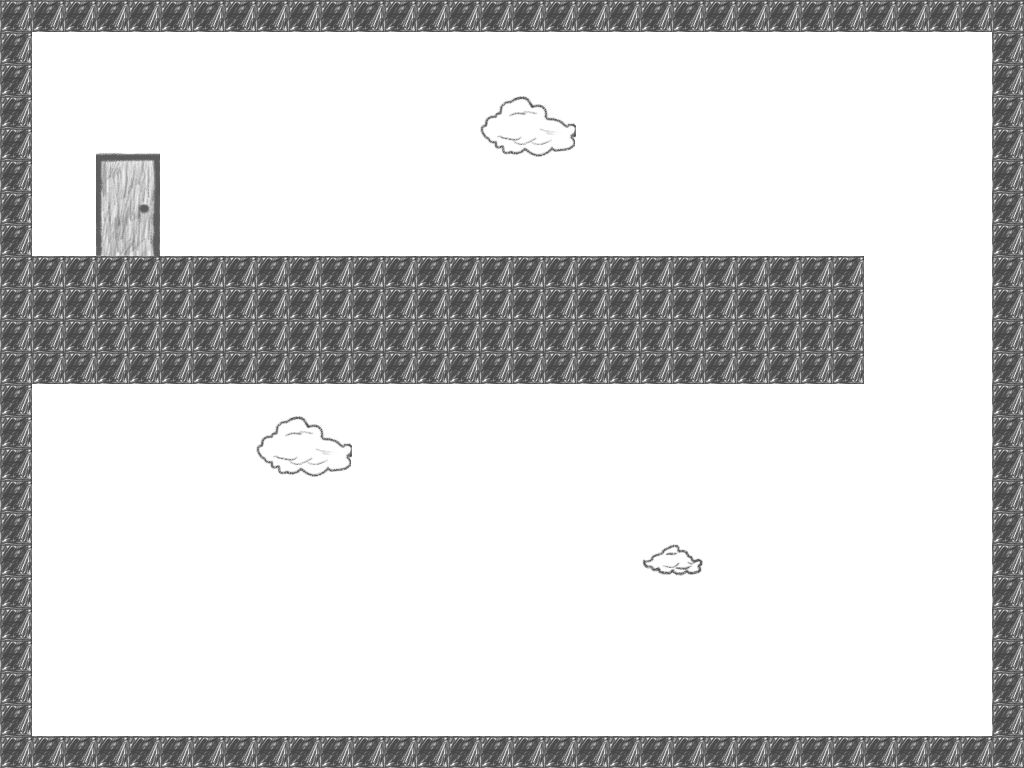

This is a level from a 2D game, rendered from its Tiled map with the project's own tilesets. A one-line summary and the map file follow, with tile-layer data summarised:
An orthogonal 32x24 tile map with 32x32 px tiles, 3 tile layers (tiles, Exit, collectibles) and 7 objects (SpawnPoint, ExitPoint).

<map version="1.0" orientation="orthogonal" width="32" height="24" tilewidth="32" tileheight="32">
 <tileset firstgid="1" name="Tilesheet" tilewidth="32" tileheight="32">
  <image source="Tilesheet.png" width="512" height="256" />
  <terraintypes>
   <terrain name="New Terrain" tile="-1" />
  </terraintypes>
  <tile id="6" terrain="0,0,0,0" />
  <tile id="7" terrain="0,0,0,0" />
  <tile id="22" terrain="0,0,0,0" />
  <tile id="23" terrain="0,0,0,0" />
  <tile id="24" terrain=",0,,0" />
  <tile id="28" terrain="0,0,0,0" />
  <tile id="38" terrain="0,0,0,0" />
  <tile id="39" terrain="0,0,0,0" />
  <tile id="54" terrain="0,0,0,0" />
  <tile id="55" terrain="0,0,0,0" />
 </tileset>
 <layer name="tiles" width="32" height="24">
  <data>[768 cells, 768 non-empty, 11 distinct tile ids]</data>
 </layer>
 <layer name="Exit" width="32" height="24">
  <data>[768 cells, 10 non-empty, 9 distinct tile ids]</data>
 </layer>
 <objectgroup name="objects" width="32" height="24">
  <object name="SpawnPoint" x="142" y="582" width="37" height="39" />
  <object name="ExitPoint" x="112" y="176" width="32" height="64" />
 </objectgroup>
 <layer name="collectibles" width="32" height="24">
  <data>[768 cells, 0 non-empty, 0 distinct tile ids]</data>
 </layer>
 <objectgroup name="collisions" width="32" height="24">
  <object x="32" y="256" width="832" height="128" />
  <object x="0" y="0" width="1024" height="32" />
  <object x="0" y="32" width="32" height="704" />
  <object x="0" y="736" width="1024" />
  <object x="992" y="32" width="32" height="704" />
 </objectgroup>
 <objectgroup name="collectibles" width="32" height="24" />
</map>
